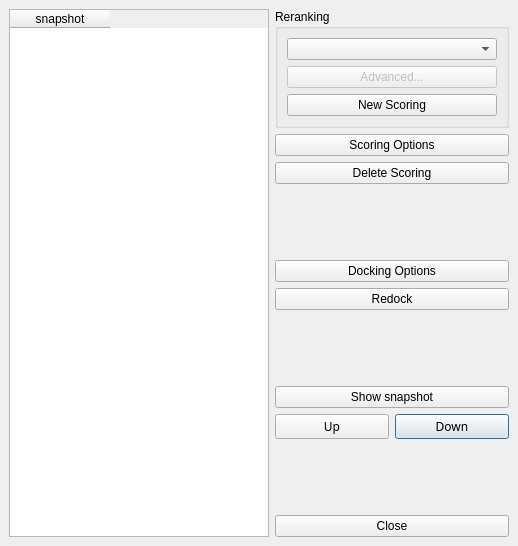
<?xml version="1.0" encoding="UTF-8"?>
<ui version="4.0">
 <class>DockResultDialogData</class>
 <widget class="QDialog" name="DockResultDialogData">
  <property name="geometry">
   <rect>
    <x>0</x>
    <y>0</y>
    <width>518</width>
    <height>546</height>
   </rect>
  </property>
  <property name="sizePolicy">
   <sizepolicy hsizetype="MinimumExpanding" vsizetype="Expanding">
    <horstretch>0</horstretch>
    <verstretch>0</verstretch>
   </sizepolicy>
  </property>
  <property name="windowTitle">
   <string>Docking Results</string>
  </property>
  <property name="modal">
   <bool>false</bool>
  </property>
  <layout class="QGridLayout">
   <property name="leftMargin">
    <number>9</number>
   </property>
   <property name="topMargin">
    <number>9</number>
   </property>
   <property name="rightMargin">
    <number>9</number>
   </property>
   <property name="bottomMargin">
    <number>9</number>
   </property>
   <property name="spacing">
    <number>6</number>
   </property>
   <item row="3" column="1">
    <spacer>
     <property name="orientation">
      <enum>Qt::Vertical</enum>
     </property>
     <property name="sizeType">
      <enum>QSizePolicy::Expanding</enum>
     </property>
     <property name="sizeHint" stdset="0">
      <size>
       <width>234</width>
       <height>44</height>
      </size>
     </property>
    </spacer>
   </item>
   <item row="7" column="1">
    <layout class="QGridLayout">
     <property name="leftMargin">
      <number>0</number>
     </property>
     <property name="topMargin">
      <number>0</number>
     </property>
     <property name="rightMargin">
      <number>0</number>
     </property>
     <property name="bottomMargin">
      <number>0</number>
     </property>
     <property name="spacing">
      <number>6</number>
     </property>
     <item row="1" column="1">
      <widget class="QPushButton" name="downwardButton">
       <property name="sizePolicy">
        <sizepolicy hsizetype="Minimum" vsizetype="Fixed">
         <horstretch>0</horstretch>
         <verstretch>0</verstretch>
        </sizepolicy>
       </property>
       <property name="font">
        <font>
         <family>Sans Serif</family>
         <pointsize>9</pointsize>
         <weight>50</weight>
         <italic>false</italic>
         <bold>false</bold>
         <underline>false</underline>
         <strikeout>false</strikeout>
        </font>
       </property>
       <property name="text">
        <string>Down</string>
       </property>
      </widget>
     </item>
     <item row="1" column="0">
      <widget class="QPushButton" name="upwardButton">
       <property name="sizePolicy">
        <sizepolicy hsizetype="Minimum" vsizetype="Fixed">
         <horstretch>0</horstretch>
         <verstretch>0</verstretch>
        </sizepolicy>
       </property>
       <property name="font">
        <font>
         <family>Sans Serif</family>
         <pointsize>9</pointsize>
         <weight>50</weight>
         <italic>false</italic>
         <bold>false</bold>
         <underline>false</underline>
         <strikeout>false</strikeout>
        </font>
       </property>
       <property name="text">
        <string>Up</string>
       </property>
      </widget>
     </item>
     <item row="0" column="0" colspan="2">
      <widget class="QPushButton" name="show_button">
       <property name="sizePolicy">
        <sizepolicy hsizetype="Minimum" vsizetype="Fixed">
         <horstretch>0</horstretch>
         <verstretch>0</verstretch>
        </sizepolicy>
       </property>
       <property name="text">
        <string>Show snapshot</string>
       </property>
      </widget>
     </item>
    </layout>
   </item>
   <item row="2" column="1">
    <widget class="QPushButton" name="delete_score">
     <property name="sizePolicy">
      <sizepolicy hsizetype="Minimum" vsizetype="Fixed">
       <horstretch>0</horstretch>
       <verstretch>0</verstretch>
      </sizepolicy>
     </property>
     <property name="text">
      <string>Delete Scoring</string>
     </property>
    </widget>
   </item>
   <item row="1" column="1">
    <widget class="QPushButton" name="scoring_opt">
     <property name="sizePolicy">
      <sizepolicy hsizetype="Minimum" vsizetype="Fixed">
       <horstretch>0</horstretch>
       <verstretch>0</verstretch>
      </sizepolicy>
     </property>
     <property name="text">
      <string>Scoring Options</string>
     </property>
    </widget>
   </item>
   <item row="6" column="1">
    <spacer>
     <property name="orientation">
      <enum>Qt::Vertical</enum>
     </property>
     <property name="sizeType">
      <enum>QSizePolicy::Expanding</enum>
     </property>
     <property name="sizeHint" stdset="0">
      <size>
       <width>234</width>
       <height>43</height>
      </size>
     </property>
    </spacer>
   </item>
   <item row="9" column="1">
    <widget class="QPushButton" name="close_button">
     <property name="sizePolicy">
      <sizepolicy hsizetype="Minimum" vsizetype="Fixed">
       <horstretch>0</horstretch>
       <verstretch>0</verstretch>
      </sizepolicy>
     </property>
     <property name="text">
      <string>Close</string>
     </property>
    </widget>
   </item>
   <item row="5" column="1">
    <widget class="QPushButton" name="redock">
     <property name="sizePolicy">
      <sizepolicy hsizetype="Minimum" vsizetype="Fixed">
       <horstretch>0</horstretch>
       <verstretch>0</verstretch>
      </sizepolicy>
     </property>
     <property name="text">
      <string>Redock</string>
     </property>
    </widget>
   </item>
   <item row="4" column="1">
    <widget class="QPushButton" name="dock_opt_button">
     <property name="sizePolicy">
      <sizepolicy hsizetype="Minimum" vsizetype="Fixed">
       <horstretch>0</horstretch>
       <verstretch>0</verstretch>
      </sizepolicy>
     </property>
     <property name="text">
      <string>Docking Options</string>
     </property>
    </widget>
   </item>
   <item row="0" column="1">
    <widget class="QGroupBox" name="reranking_group">
     <property name="sizePolicy">
      <sizepolicy hsizetype="Fixed" vsizetype="Minimum">
       <horstretch>0</horstretch>
       <verstretch>0</verstretch>
      </sizepolicy>
     </property>
     <property name="minimumSize">
      <size>
       <width>234</width>
       <height>16</height>
      </size>
     </property>
     <property name="title">
      <string>Reranking</string>
     </property>
     <layout class="QGridLayout">
      <property name="leftMargin">
       <number>9</number>
      </property>
      <property name="topMargin">
       <number>9</number>
      </property>
      <property name="rightMargin">
       <number>9</number>
      </property>
      <property name="bottomMargin">
       <number>9</number>
      </property>
      <property name="spacing">
       <number>6</number>
      </property>
      <item row="2" column="0">
       <widget class="QPushButton" name="scoring_button">
        <property name="sizePolicy">
         <sizepolicy hsizetype="MinimumExpanding" vsizetype="Fixed">
          <horstretch>0</horstretch>
          <verstretch>0</verstretch>
         </sizepolicy>
        </property>
        <property name="text">
         <string>New Scoring</string>
        </property>
       </widget>
      </item>
      <item row="1" column="0">
       <widget class="QPushButton" name="advanced_button">
        <property name="enabled">
         <bool>false</bool>
        </property>
        <property name="sizePolicy">
         <sizepolicy hsizetype="MinimumExpanding" vsizetype="Fixed">
          <horstretch>0</horstretch>
          <verstretch>0</verstretch>
         </sizepolicy>
        </property>
        <property name="text">
         <string>Advanced...</string>
        </property>
       </widget>
      </item>
      <item row="0" column="0">
       <widget class="QComboBox" name="scoring_functions">
        <property name="sizePolicy">
         <sizepolicy hsizetype="MinimumExpanding" vsizetype="Fixed">
          <horstretch>0</horstretch>
          <verstretch>0</verstretch>
         </sizepolicy>
        </property>
        <property name="minimumSize">
         <size>
          <width>140</width>
          <height>0</height>
         </size>
        </property>
       </widget>
      </item>
     </layout>
    </widget>
   </item>
   <item row="8" column="1">
    <spacer>
     <property name="orientation">
      <enum>Qt::Vertical</enum>
     </property>
     <property name="sizeType">
      <enum>QSizePolicy::Expanding</enum>
     </property>
     <property name="sizeHint" stdset="0">
      <size>
       <width>234</width>
       <height>43</height>
      </size>
     </property>
    </spacer>
   </item>
   <item row="0" column="0" rowspan="10">
    <widget class="QTableWidget" name="result_table">
     <property name="enabled">
      <bool>true</bool>
     </property>
     <property name="sizePolicy">
      <sizepolicy hsizetype="Expanding" vsizetype="Preferred">
       <horstretch>0</horstretch>
       <verstretch>0</verstretch>
      </sizepolicy>
     </property>
     <property name="minimumSize">
      <size>
       <width>216</width>
       <height>0</height>
      </size>
     </property>
     <property name="mouseTracking">
      <bool>false</bool>
     </property>
     <property name="focusPolicy">
      <enum>Qt::WheelFocus</enum>
     </property>
     <property name="acceptDrops">
      <bool>false</bool>
     </property>
     <column>
      <property name="text">
       <string>snapshot</string>
      </property>
     </column>
    </widget>
   </item>
  </layout>
 </widget>
 <layoutdefault spacing="6" margin="11"/>
 <tabstops>
  <tabstop>result_table</tabstop>
  <tabstop>scoring_functions</tabstop>
  <tabstop>advanced_button</tabstop>
  <tabstop>scoring_button</tabstop>
  <tabstop>scoring_opt</tabstop>
  <tabstop>delete_score</tabstop>
  <tabstop>dock_opt_button</tabstop>
  <tabstop>redock</tabstop>
  <tabstop>show_button</tabstop>
  <tabstop>upwardButton</tabstop>
  <tabstop>downwardButton</tabstop>
  <tabstop>close_button</tabstop>
 </tabstops>
 <resources/>
 <connections/>
</ui>
